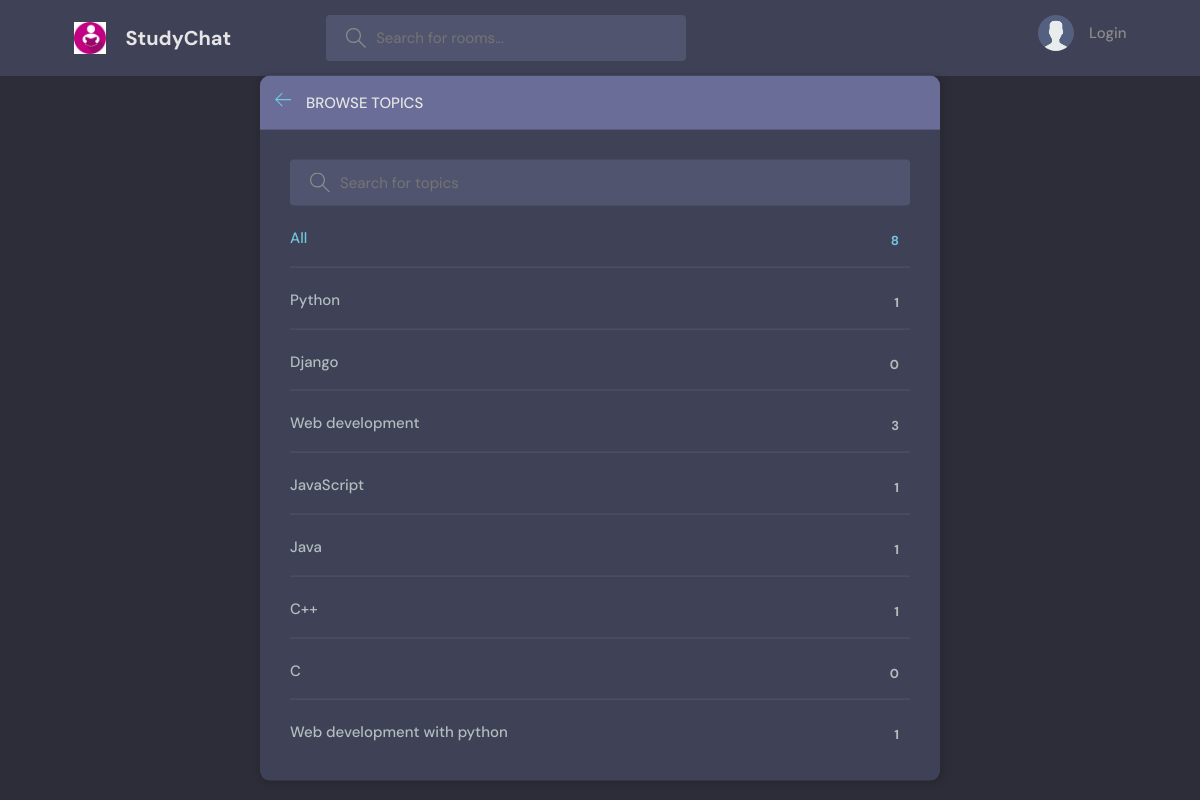
Before: /topics/ with the older database file.
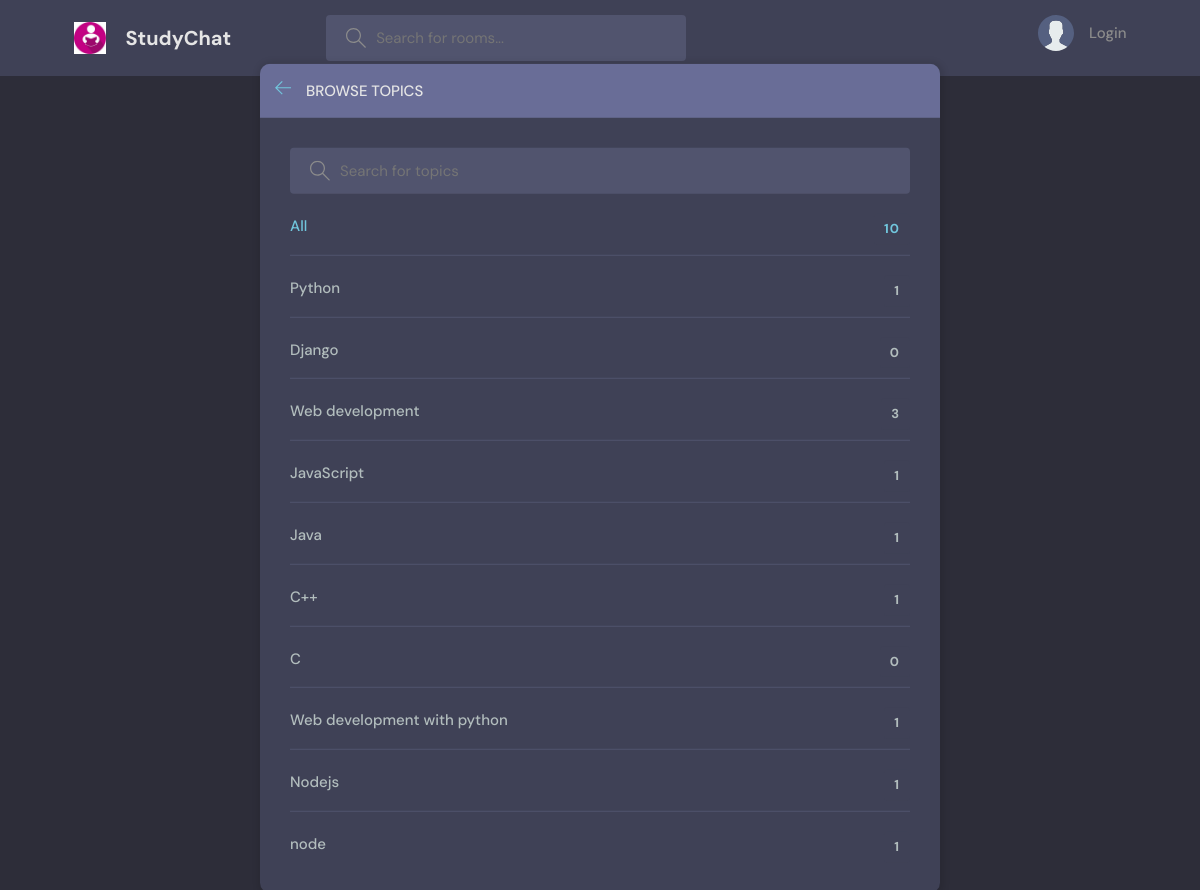
After: the same page with the newer database file.
### chatRoom/models.py (models this page shows, shortened)
class Topic(models.Model):
    name = models.CharField(max_length=200)

### chatRoom/views.py (the view)
# urls.py: path('topics/', views.topicPage, name="topics"),
def topicPage(request):
    q = request.GET.get('q') if request.GET.get('q') !=None else ""
    topics = Topic.objects.filter(name__icontains = q)
    return render(request, 'topics.html', {'topics':topics})

### chatRoom/templates/topics.html (shortened to what this page needs)
{% extends 'base.html' %}
{% block content %}
{% load static %}
<main class="create-room layout">
  <div class="container">
    <div class="layout__box">
      <div class="layout__boxHeader">
        <div class="layout__boxTitle">
          <a href="{% url 'home' %}">
            <svg version="1.1" xmlns="http://www.w3.org/2000/svg" width="32" height="32" viewBox="0 0 32 32">
              <title>arrow-left</title>
              <path
                d="M13.723 2.286l-13.723 13.714 13.719 13.714 1.616-1.611-10.96-10.96h27.625v-2.286h-27.625l10.965-10.965-1.616-1.607z">
              </path>
            </svg>
          </a>
          <h3>Browse Topics</h3>
        </div>
      </div>
      <div class="topics-page layout__body">
        <form action="" method="GET" class="header__search">
          <label>
            <input name="q" placeholder="Search for topics" />
          </label>
        </form>
        <ul class="topics__list">
          <li>
            <a href="{% url 'topics' %}" class="active">All <span>{{topics.count}}</span></a>
          </li>
          {% for topic in topics %}
          <li>
            <a href="{% url 'home' %}?q={{topic.name}}">{{topic.name}} <span>{{topic.room_set.all.count}}</span></a>
          </li>
          {% endfor %}
        </ul>
      </div>
    </div>
  </div>
</main>
{% endblock %}

Changed rows visible on the page:
added Topic: name "Nodejs", room_set.all.count "1"
added Topic: name "node", room_set.all.count "1"
Other visible differences:
{{ topics.count }}: "8" → "10"
